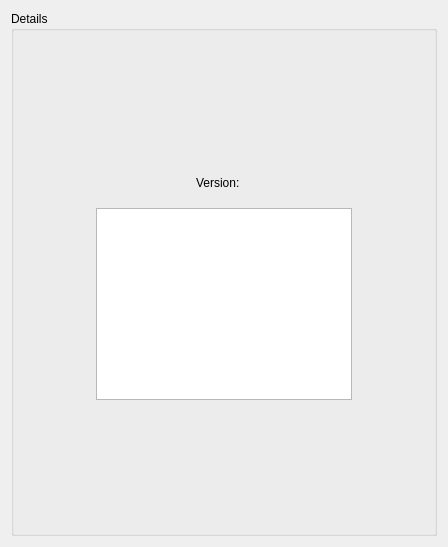
               <widget class="QWidget" name="tab_audio_api_details">
                <attribute name="title">
                 <string>API Info</string>
                </attribute>
                <layout class="QVBoxLayout" name="verticalLayout_7">
                 <item>
                  <widget class="QGroupBox" name="groupBox_audio_api_details">
                   <property name="title">
                    <string>Details</string>
                   </property>
                   <layout class="QHBoxLayout" name="horizontalLayout_11">
                    <item>
                     <widget class="QFrame" name="frame_api_details_1">
                      <property name="sizePolicy">
                       <sizepolicy hsizetype="MinimumExpanding" vsizetype="Preferred">
                        <horstretch>0</horstretch>
                        <verstretch>0</verstretch>
                       </sizepolicy>
                      </property>
                      <property name="frameShape">
                       <enum>QFrame::NoFrame</enum>
                      </property>
                      <property name="frameShadow">
                       <enum>QFrame::Plain</enum>
                      </property>
                      <layout class="QVBoxLayout" name="verticalLayout_15">
                       <item>
                        <spacer name="horizontalSpacer_4">
                         <property name="orientation">
                          <enum>Qt::Horizontal</enum>
                         </property>
                         <property name="sizeHint" stdset="0">
                          <size>
                           <width>40</width>
                           <height>20</height>
                          </size>
                         </property>
                        </spacer>
                       </item>
                      </layout>
                     </widget>
                    </item>
                    <item>
                     <widget class="QFrame" name="frame_api_details_2">
                      <property name="frameShape">
                       <enum>QFrame::NoFrame</enum>
                      </property>
                      <property name="frameShadow">
                       <enum>QFrame::Plain</enum>
                      </property>
                      <layout class="QVBoxLayout" name="verticalLayout_13">
                       <property name="leftMargin">
                        <number>0</number>
                       </property>
                       <property name="topMargin">
                        <number>0</number>
                       </property>
                       <property name="rightMargin">
                        <number>0</number>
                       </property>
                       <property name="bottomMargin">
                        <number>0</number>
                       </property>
                       <item>
                        <widget class="QFrame" name="frame_api_details_inner_1">
                         <property name="sizePolicy">
                          <sizepolicy hsizetype="Preferred" vsizetype="MinimumExpanding">
                           <horstretch>0</horstretch>
                           <verstretch>0</verstretch>
                          </sizepolicy>
                         </property>
                         <property name="frameShape">
                          <enum>QFrame::NoFrame</enum>
                         </property>
                         <property name="frameShadow">
                          <enum>QFrame::Plain</enum>
                         </property>
                         <layout class="QVBoxLayout" name="verticalLayout_17">
                          <item>
                           <spacer name="verticalSpacer_3">
                            <property name="orientation">
                             <enum>Qt::Vertical</enum>
                            </property>
                            <property name="sizeHint" stdset="0">
                             <size>
                              <width>20</width>
                              <height>91</height>
                             </size>
                            </property>
                           </spacer>
                          </item>
                         </layout>
                        </widget>
                       </item>
                       <item>
                        <widget class="QFrame" name="frame_api_details_inner_2">
                         <property name="frameShape">
                          <enum>QFrame::NoFrame</enum>
                         </property>
                         <property name="frameShadow">
                          <enum>QFrame::Plain</enum>
                         </property>
                         <layout class="QVBoxLayout" name="verticalLayout_16">
                          <item>
                           <widget class="QFrame" name="frame">
                            <property name="frameShape">
                             <enum>QFrame::NoFrame</enum>
                            </property>
                            <property name="frameShadow">
                             <enum>QFrame::Plain</enum>
                            </property>
                            <layout class="QHBoxLayout" name="horizontalLayout_13">
                             <item>
                              <spacer name="horizontalSpacer_6">
                               <property name="orientation">
                                <enum>Qt::Horizontal</enum>
                               </property>
                               <property name="sizeHint" stdset="0">
                                <size>
                                 <width>40</width>
                                 <height>20</height>
                                </size>
                               </property>
                              </spacer>
                             </item>
                             <item>
                              <widget class="QLabel" name="label_version_holder">
                               <property name="text">
                                <string>Version:</string>
                               </property>
                              </widget>
                             </item>
                             <item>
                              <widget class="QLabel" name="label_pa_version">
                               <property name="text">
                                <string>&lt;version&gt;</string>
                               </property>
                              </widget>
                             </item>
                             <item>
                              <spacer name="horizontalSpacer_5">
                               <property name="orientation">
                                <enum>Qt::Horizontal</enum>
                               </property>
                               <property name="sizeHint" stdset="0">
                                <size>
                                 <width>40</width>
                                 <height>20</height>
                                </size>
                               </property>
                              </spacer>
                             </item>
                            </layout>
                           </widget>
                          </item>
                          <item>
                           <widget class="QTextEdit" name="textEdit_pa_version_text">
                            <property name="documentTitle">
                             <string notr="true"/>
                            </property>
                            <property name="undoRedoEnabled">
                             <bool>false</bool>
                            </property>
                            <property name="readOnly">
                             <bool>true</bool>
                            </property>
                            <property name="placeholderText">
                             <string>&lt;PortAudio version information&gt;</string>
                            </property>
                           </widget>
                          </item>
                         </layout>
                        </widget>
                       </item>
                       <item>
                        <widget class="QFrame" name="frame_api_details_inner_3">
                         <property name="sizePolicy">
                          <sizepolicy hsizetype="Preferred" vsizetype="MinimumExpanding">
                           <horstretch>0</horstretch>
                           <verstretch>0</verstretch>
                          </sizepolicy>
                         </property>
                         <property name="frameShape">
                          <enum>QFrame::NoFrame</enum>
                         </property>
                         <property name="frameShadow">
                          <enum>QFrame::Plain</enum>
                         </property>
                         <layout class="QVBoxLayout" name="verticalLayout_18">
                          <item>
                           <spacer name="verticalSpacer_4">
                            <property name="orientation">
                             <enum>Qt::Vertical</enum>
                            </property>
                            <property name="sizeHint" stdset="0">
                             <size>
                              <width>20</width>
                              <height>91</height>
                             </size>
                            </property>
                           </spacer>
                          </item>
                         </layout>
                        </widget>
                       </item>
                      </layout>
                     </widget>
                    </item>
                    <item>
                     <widget class="QFrame" name="frame_api_details_3">
                      <property name="sizePolicy">
                       <sizepolicy hsizetype="MinimumExpanding" vsizetype="Preferred">
                        <horstretch>0</horstretch>
                        <verstretch>0</verstretch>
                       </sizepolicy>
                      </property>
                      <property name="frameShape">
                       <enum>QFrame::NoFrame</enum>
                      </property>
                      <property name="frameShadow">
                       <enum>QFrame::Plain</enum>
                      </property>
                      <layout class="QVBoxLayout" name="verticalLayout_14">
                       <item>
                        <spacer name="horizontalSpacer_2">
                         <property name="orientation">
                          <enum>Qt::Horizontal</enum>
                         </property>
                         <property name="sizeHint" stdset="0">
                          <size>
                           <width>40</width>
                           <height>20</height>
                          </size>
                         </property>
                        </spacer>
                       </item>
                      </layout>
                     </widget>
                    </item>
                   </layout>
                  </widget>
                 </item>
                </layout>
               </widget>
